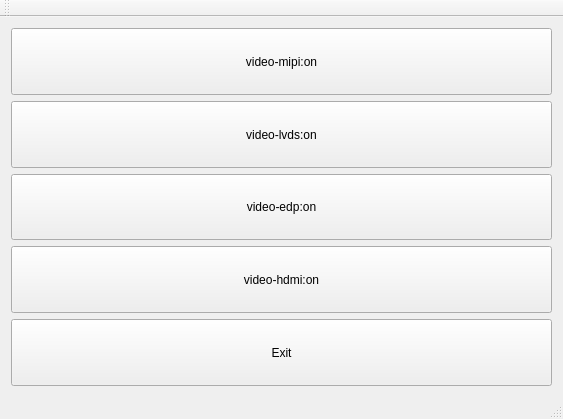
<?xml version="1.0" encoding="UTF-8"?>
<ui version="4.0">
 <class>UbootMenuWidget</class>
 <widget class="QMainWindow" name="UbootMenuWidget">
  <property name="geometry">
   <rect>
    <x>0</x>
    <y>0</y>
    <width>563</width>
    <height>419</height>
   </rect>
  </property>
  <property name="windowTitle">
   <string>ubootMenu</string>
  </property>
  <widget class="QWidget" name="centralWidget">
   <layout class="QGridLayout" name="gridLayout_3">
    <item row="0" column="0">
     <widget class="QPushButton" name="video_mipi">
      <property name="sizePolicy">
       <sizepolicy hsizetype="Expanding" vsizetype="Expanding">
        <horstretch>0</horstretch>
        <verstretch>0</verstretch>
       </sizepolicy>
      </property>
      <property name="text">
       <string>video-mipi:on</string>
      </property>
     </widget>
    </item>
    <item row="1" column="0">
     <widget class="QPushButton" name="video_lvds">
      <property name="sizePolicy">
       <sizepolicy hsizetype="Expanding" vsizetype="Expanding">
        <horstretch>0</horstretch>
        <verstretch>0</verstretch>
       </sizepolicy>
      </property>
      <property name="text">
       <string>video-lvds:on</string>
      </property>
     </widget>
    </item>
    <item row="2" column="0">
     <widget class="QPushButton" name="video_edp">
      <property name="sizePolicy">
       <sizepolicy hsizetype="Expanding" vsizetype="Expanding">
        <horstretch>0</horstretch>
        <verstretch>0</verstretch>
       </sizepolicy>
      </property>
      <property name="text">
       <string>video-edp:on</string>
      </property>
     </widget>
    </item>
    <item row="3" column="0">
     <widget class="QPushButton" name="video_hdmi">
      <property name="sizePolicy">
       <sizepolicy hsizetype="Expanding" vsizetype="Expanding">
        <horstretch>0</horstretch>
        <verstretch>0</verstretch>
       </sizepolicy>
      </property>
      <property name="text">
       <string>video-hdmi:on</string>
      </property>
     </widget>
    </item>
    <item row="4" column="0">
     <widget class="QPushButton" name="exitBtn">
      <property name="sizePolicy">
       <sizepolicy hsizetype="Expanding" vsizetype="Expanding">
        <horstretch>0</horstretch>
        <verstretch>0</verstretch>
       </sizepolicy>
      </property>
      <property name="text">
       <string>Exit</string>
      </property>
     </widget>
    </item>
   </layout>
  </widget>
  <widget class="QMenuBar" name="menuBar">
   <property name="geometry">
    <rect>
     <x>0</x>
     <y>0</y>
     <width>563</width>
     <height>22</height>
    </rect>
   </property>
  </widget>
  <widget class="QToolBar" name="mainToolBar">
   <attribute name="toolBarArea">
    <enum>TopToolBarArea</enum>
   </attribute>
   <attribute name="toolBarBreak">
    <bool>false</bool>
   </attribute>
  </widget>
  <widget class="QStatusBar" name="statusBar"/>
 </widget>
 <layoutdefault spacing="6" margin="11"/>
 <resources/>
 <connections/>
</ui>
